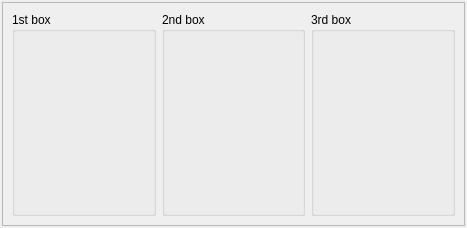
<?xml version="1.0" encoding="UTF-8"?>
<ui version="4.0">
 <class>Form</class>
 <widget class="QWidget" name="Form">
  <property name="geometry">
   <rect>
    <x>0</x>
    <y>0</y>
    <width>467</width>
    <height>228</height>
   </rect>
  </property>
  <property name="windowTitle">
   <string>Form</string>
  </property>
  <layout class="QHBoxLayout" name="horizontalLayout">
   <property name="spacing">
    <number>4</number>
   </property>
   <property name="leftMargin">
    <number>2</number>
   </property>
   <property name="topMargin">
    <number>2</number>
   </property>
   <property name="rightMargin">
    <number>2</number>
   </property>
   <property name="bottomMargin">
    <number>2</number>
   </property>
   <item>
    <widget class="QFrame" name="frame">
     <property name="frameShape">
      <enum>QFrame::StyledPanel</enum>
     </property>
     <property name="frameShadow">
      <enum>QFrame::Raised</enum>
     </property>
     <layout class="QHBoxLayout" name="horizontalLayout_2">
      <item>
       <widget class="QGroupBox" name="groupBox">
        <property name="title">
         <string>1st box</string>
        </property>
       </widget>
      </item>
      <item>
       <widget class="QGroupBox" name="groupBox_2">
        <property name="title">
         <string>2nd box</string>
        </property>
       </widget>
      </item>
      <item>
       <widget class="QGroupBox" name="groupBox_3">
        <property name="title">
         <string>3rd box</string>
        </property>
       </widget>
      </item>
     </layout>
    </widget>
   </item>
  </layout>
 </widget>
 <resources/>
 <connections/>
</ui>
